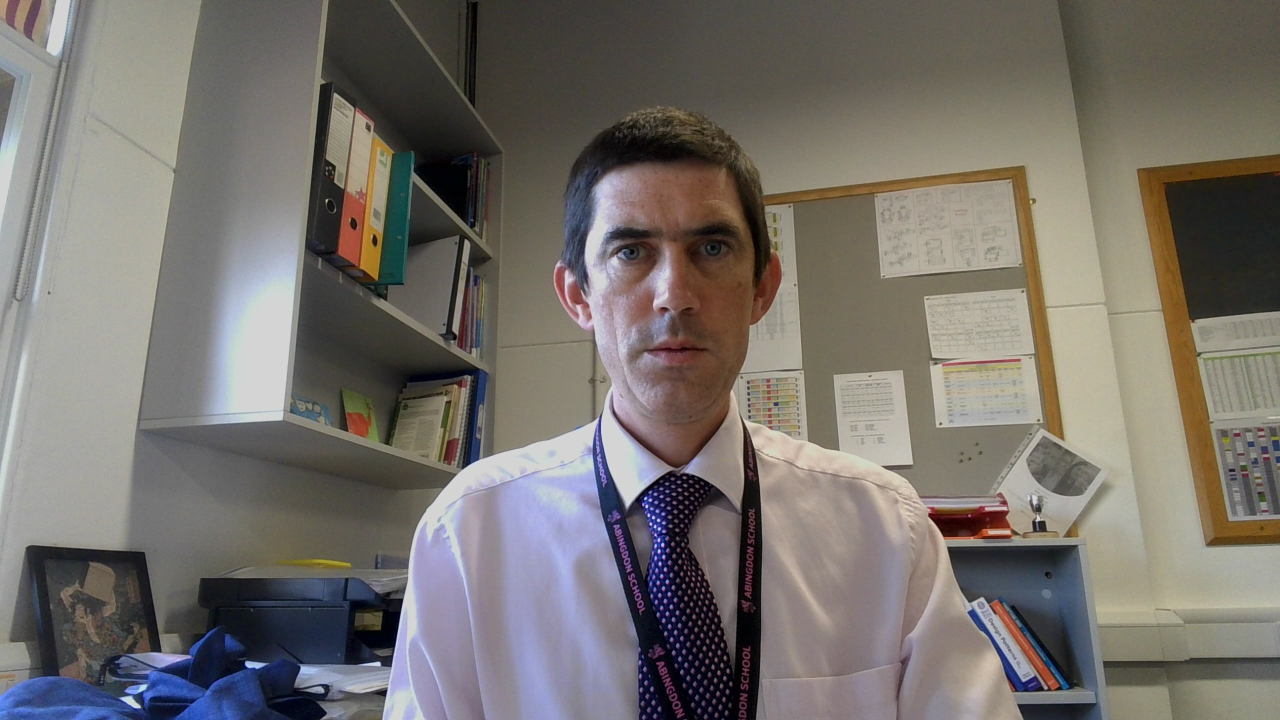
#> input picture OTL.jpg, 2560 x 1440 px (shown at 1/2 size)
$ python wiggle_draw.py
#> lines starting #> are read from the running program, lines starting #| are printed output that depends on the picture; after the words box and inside, x2 and y2 are one past the last pixel; in counts of white or black regions, pixels touching at a corner belong together
from PIL import Image, ImageEnhance, ImageFile
import math


def wiggle_image(
        original_img: Image,
        r_increase=15, # increase in r per circle
        rotations=18,

        wiggle_amplitude=5,
        wiggle_freq=0.8,
    ) -> Image:

    ###############
    enhancer = ImageEnhance.Contrast(original_img)
    modified_img = enhancer.enhance(2)
    mod_pixels = modified_img.load()
    # modified_img.show()


    output_image = Image.new('RGB', original_img.size)
    out_pixels = output_image.load()
    width, height = output_image.size

    ox, oy = width//2, height//2
    a = 0
    spiral_radius = 1

    d = 0
    delta_d = r_increase/150

    while a < (2 * math.pi) * rotations:
        wiggle = wiggle_amplitude * math.sin(d * wiggle_freq)
        px = ox + spiral_radius * (math.cos(a) )
        py = oy + spiral_radius * (math.sin(a))
        try:
            r, g, b = mod_pixels[px, py]
            intensity = (r + g + b) / (255 * 3)

            # intensity = 1
            px = ox + (spiral_radius + wiggle * intensity) * (math.cos(a))
            py = oy + (spiral_radius + wiggle * intensity) * (math.sin(a))

            out_pixels[px,py] = (255,255,255)
        except(IndexError):
            print("Out of range")
            return output_image
            pass


        delta_a = math.atan2(delta_d, spiral_radius)

        spiral_radius += r_increase / (2 * math.pi) * delta_a
        a += delta_a
        d += delta_d

    return output_image


original_img = Image.open("OTL.jpg")
#> original_img is the input picture: PIL image 2560x1440 RGB; mean R, G, B 117.7, 112.8, 107.8
# original_img.show()
w, h = original_img.size
#> w = 2560; h = 1440
original_img = original_img.resize((w//2, h//2))
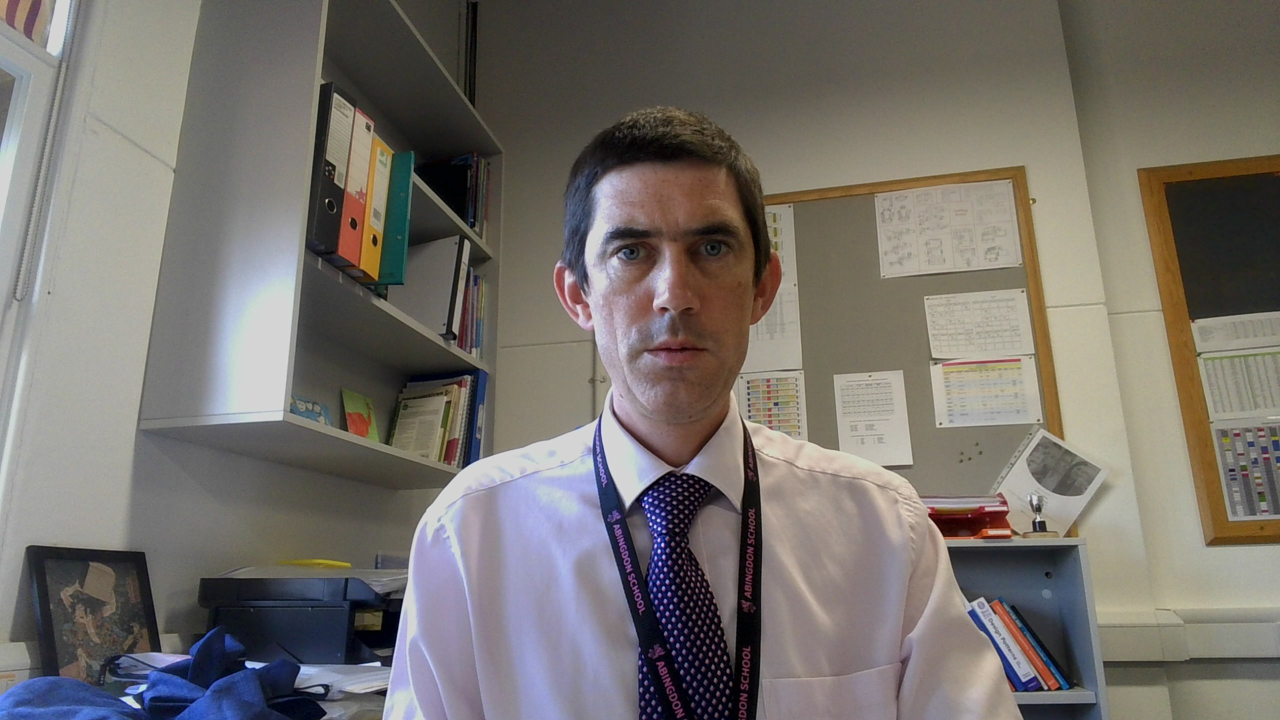
#> original_img: PIL image 1280x720 RGB; mean R, G, B 117.7, 112.8, 107.8
# modified_img = original_img.copy()

# mod_pixels = original_img.load()
# modified_img.show()

new_image = wiggle_image(original_img, rotations=20, wiggle_freq=1)
#> in wiggle_image, `modified_img = enhancer.enhance(2)`:
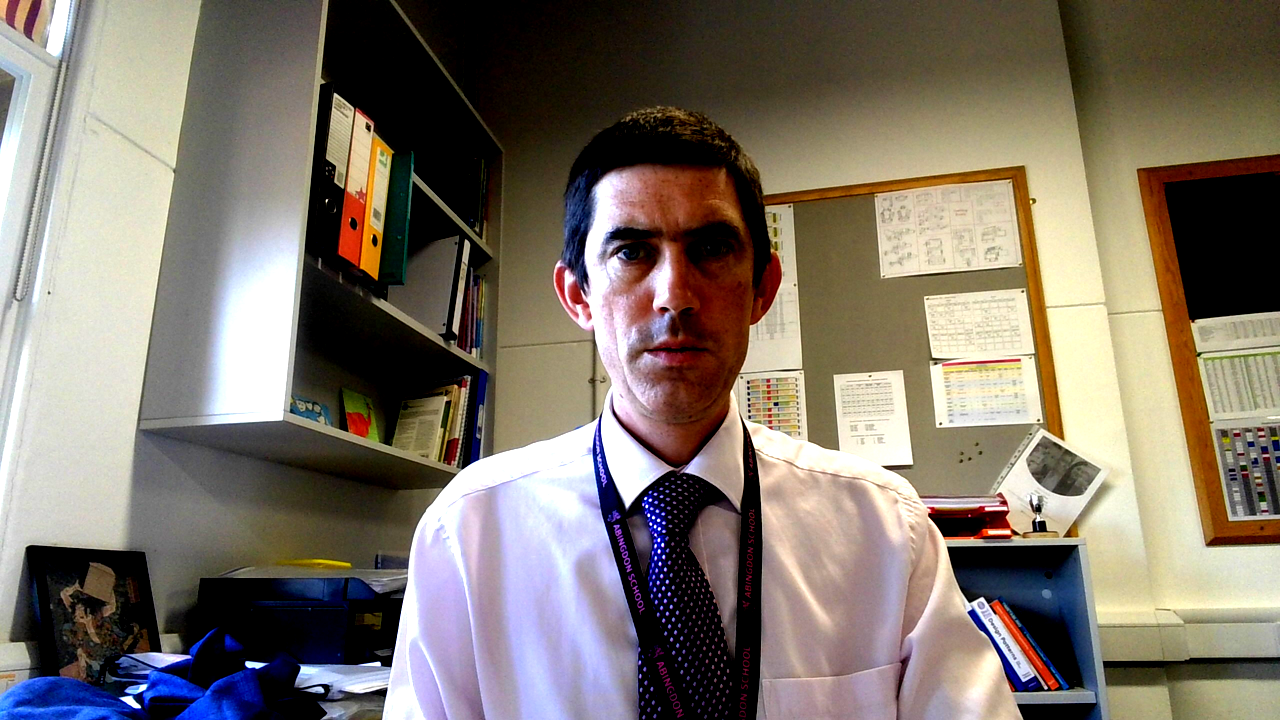
#> modified_img: PIL image 1280x720 RGB; mean R, G, B 126.9, 117.1, 106.5
#> in wiggle_image, `output_image = Image.new('RGB', original_img.size)`: output_image: PIL image 1280x720 RGB; every value is 0
#> the loop in wiggle_image, `while a < (2 * math.pi) * rotations:` made 189750 passes
#> (r, g, b, intensity) on passes 1 to 3: (200, 176, 196, 0.748), (200, 176, 196, 0.748), (200, 176, 196, 0.748)
#> after the loop in wiggle_image, `while a < (2 * math.pi) * rotations:`: a = 125.7; d = 18975; spiral_radius = 301
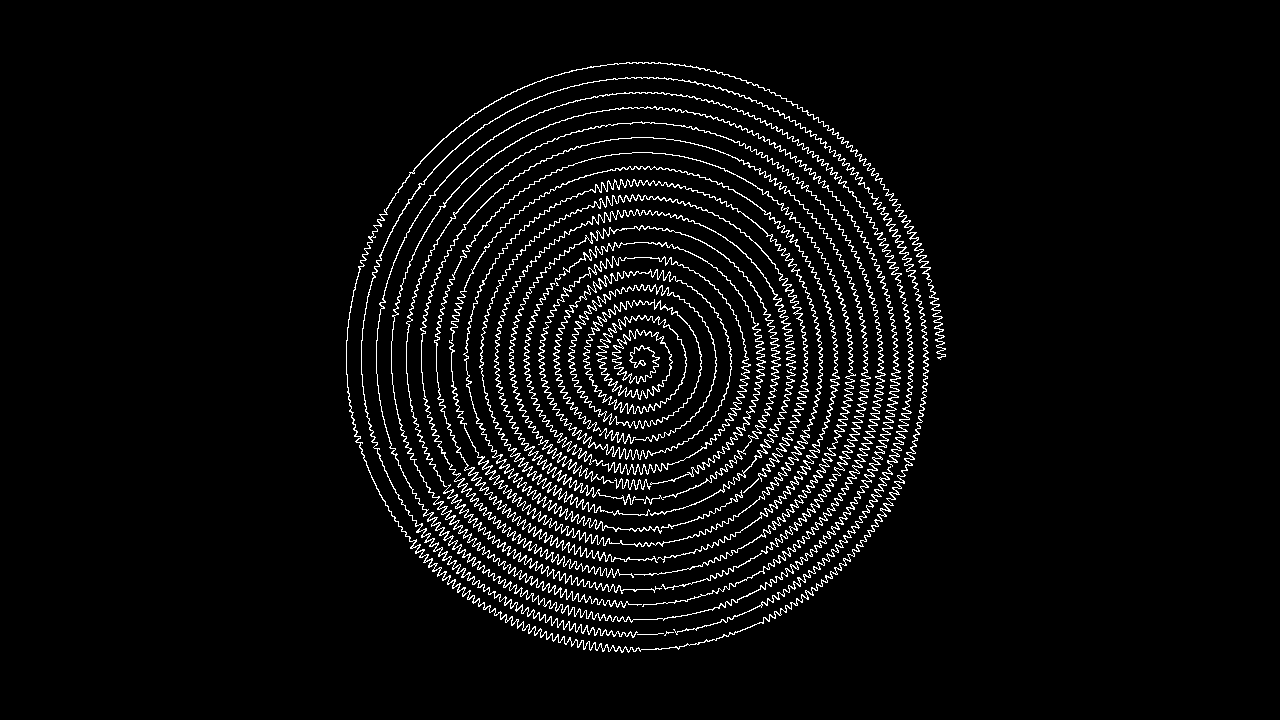
#> new_image: PIL image 1280x720 RGB; 4.5% white in thin lines or dots, all inside (x1, y1, x2, y2) = (346, 62, 946, 653)

new_image.show()

$ run again, with Abingdon2.jpg copied over OTL.jpg
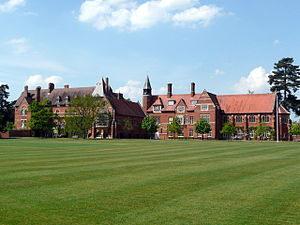
#> input picture Abingdon2.jpg, 300 x 225 px
#> original_img is the input picture: PIL image 300x225 RGB; mean R, G, B 131.6, 148.6, 130.9
#> original_img: PIL image 150x112 RGB
#> in wiggle_image, `modified_img = enhancer.enhance(2)`:
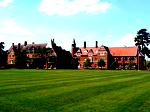
#> modified_img: PIL image 150x112 RGB; mean R, G, B 122.9, 146.8, 109.3
#> output_image: PIL image 150x112 RGB; every value is 0
#> the loop in wiggle_image, `while a < (2 * math.pi) * rotations:` made 8462 passes
#> (r, g, intensity) on passes 1 to 3: (72, 0, 0.0941), (72, 0, 0.0941), (72, 0, 0.0941)
#> after the loop in wiggle_image, `while a < (2 * math.pi) * rotations:`: a = 26.21; d = 846.1; spiral_radius = 63.58
#> `new_image = wiggle_image(original_img, rotations=20, wiggle_freq=1)`:
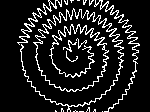
#> new_image: PIL image 150x112 RGB; 12.4% white in thin lines or dots, all inside (x1, y1, x2, y2) = (17, 0, 140, 112)

$ run again, with Abingdon_school.jpg copied over OTL.jpg
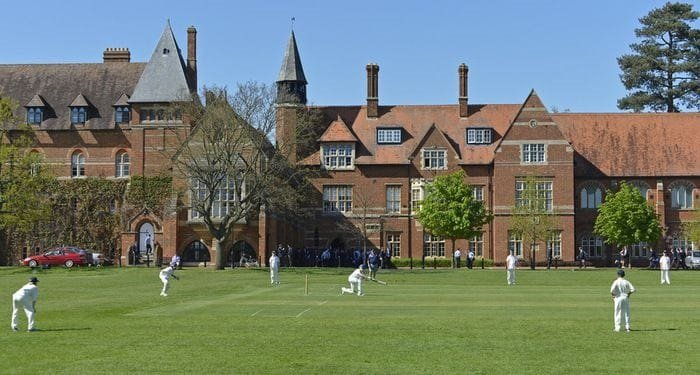
#> input picture Abingdon_school.jpg, 700 x 375 px
#> original_img is the input picture: PIL image 700x375 RGB; mean R, G, B 112.2, 122.5, 107.7
#> original_img: PIL image 350x187 RGB
#> in wiggle_image, `modified_img = enhancer.enhance(2)`:
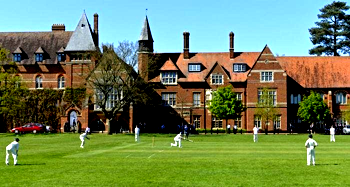
#> modified_img: PIL image 350x187 RGB; mean R, G, B 109.7, 130.4, 88.3
#> output_image: PIL image 350x187 RGB; every value is 0
#> the loop in wiggle_image, `while a < (2 * math.pi) * rotations:` made 18611 passes
#> (r, g, b, intensity) on passes 1 to 3: (102, 56, 16, 0.227), (102, 56, 16, 0.227), (102, 56, 16, 0.227)
#> after the loop in wiggle_image, `while a < (2 * math.pi) * rotations:`: a = 39.07; d = 1861; spiral_radius = 94.27
#> `new_image = wiggle_image(original_img, rotations=20, wiggle_freq=1)`:
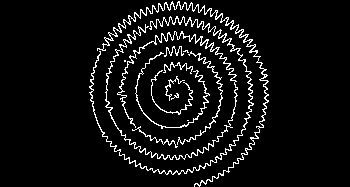
#> new_image: PIL image 350x187 RGB; 6.4% white in thin lines or dots, all inside (x1, y1, x2, y2) = (89, 1, 269, 187)

$ run again, with Duck.bmp saved as OTL.jpg
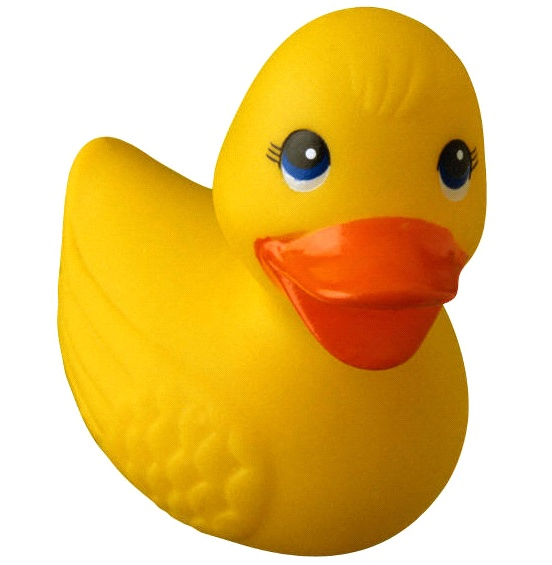
#> input picture Duck.bmp, 552 x 565 px
#> original_img is the input picture: PIL image 552x565 RGB; mean R, G, B 231, 194.6, 116
#> original_img: PIL image 276x282 RGB
#> in wiggle_image, `modified_img = enhancer.enhance(2)`:
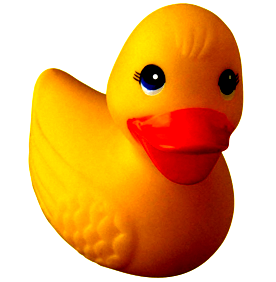
#> modified_img: PIL image 276x282 RGB; mean R, G, B 229.9, 173.7, 111.6
#> output_image: PIL image 276x282 RGB; every value is 0
#> the loop in wiggle_image, `while a < (2 * math.pi) * rotations:` made 38527 passes
#> (g, intensity) on passes 1 to 3: (43, 0.39), (43, 0.39), (43, 0.39)
#> after the loop in wiggle_image, `while a < (2 * math.pi) * rotations:`: a = 56.4; d = 3852.6; spiral_radius = 135.6
#> `new_image = wiggle_image(original_img, rotations=20, wiggle_freq=1)`:
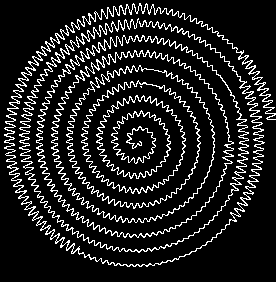
#> new_image: PIL image 276x282 RGB; 12.8% white in thin lines or dots
